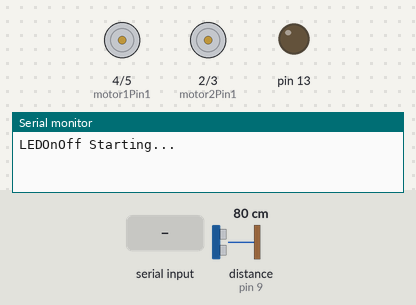
A sketch run on a simulated Arduino Uno, built with avr-gcc and run on an emulated ATmega328P. Shown: motor-driver pin pairs drawn as motors (green arrow = first pin HIGH = forward, orange = second pin HIGH = backward, longer = more drive, scaled by the enable pin), output pins drawn as LEDs (lit = HIGH), the last lines printed to the serial monitor. The test bench sets the inputs (shaded band); at power-on: distance to the obstacle (sensor on pin 9) 80 cm. The echo pulse lasts 58.3 µs per cm; pins used as bus, display or sensor lines are not drawn.

Above: at 1.2 s.
1.3 s: "4" received over the second serial link
At 2.1 s:
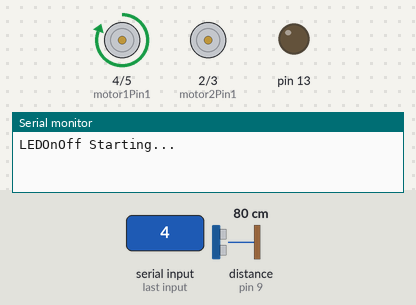
4.3 s: "1" received over the second serial link
At 6.1 s:
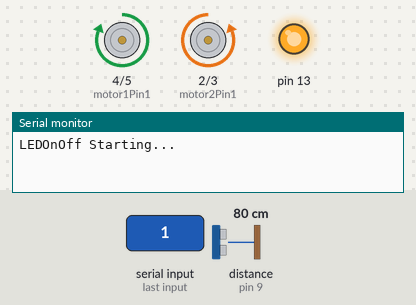
7.3 s: "6" received over the second serial link
At 9.4 s:
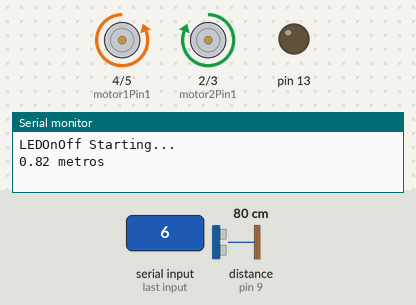
9.8 s: distance to the obstacle (sensor on pin 9) set to 22 cm
11.5 s: distance to the obstacle (sensor on pin 9) set to 18 cm
At 12.8 s:
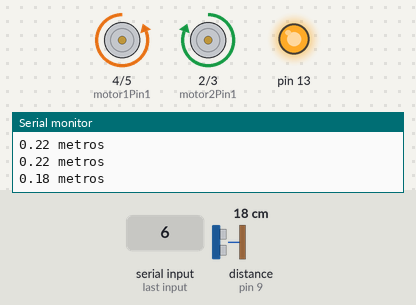
13.8 s: "2" received over the second serial link
At 16.6 s:
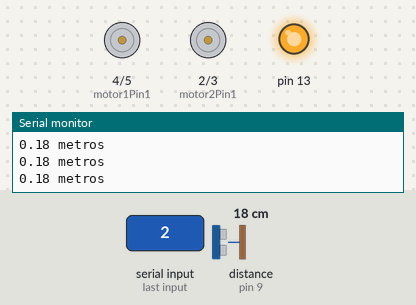
Timing chart, 0 to 17.8 s (numbered marks = the images above; inputs shaded):
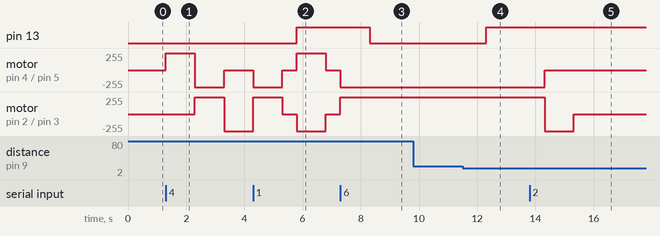

The sketch:

sketch_IfRobo1.ino
```cpp
#include <SoftwareSerial.h>
#include <Servo.h>
Servo motor;
SoftwareSerial mySerial(0, 1);

int motor1Pin1 = 4; // pin 2 on L293D IC
int motor1Pin2 = 5; // pin 7 on L293D IC
int enable1Pin = 12; // pin 1 on L293D IC
int motor2Pin1 = 2; // pin 10 on L293D IC
int motor2Pin2 = 3; // pin 15 on L293D IC
int enable2Pin = 11; // pin 9 on L293D IC
int dataFromBT;
 //-----------------------------------
//Sensor ULTRASONICO
const int echoPin = 9;
const int trigPin = 8;
const double distancia_ob = 0.20;
//-----------------------------------

void setup() {
  Serial.begin(57600);
  Serial.println("LEDOnOff Starting...");

    pinMode(motor1Pin1, OUTPUT);
    pinMode(motor1Pin2, OUTPUT);
    pinMode(enable1Pin, OUTPUT);
    pinMode(motor2Pin1, OUTPUT);
    pinMode(motor2Pin2, OUTPUT);
    pinMode(enable2Pin, OUTPUT);
  // The data rate for the SoftwareSerial port needs to
  // match the data rate for your bluetooth board.
    digitalWrite(enable1Pin, HIGH);
    digitalWrite(enable2Pin, HIGH);
    //SENSOR ULTRASÔNICO
  pinMode(echoPin, INPUT);
  pinMode(trigPin, OUTPUT);
  //-----------------------------------

  pinMode(13, OUTPUT);

  mySerial.begin(115200);
  // motor.attach(12);
}

//Devolve a distância em metros do objeto
double disparaUltraSonico(){
  float tempo, dist;
  //seta o pino 12 com um pulso baixo "LOW" ou desligado ou ainda 0
  digitalWrite(trigPin, LOW);
  // delay de 2 microssegundos
  delayMicroseconds(2);
  //seta o pino 12 com pulso alto "HIGH" ou ligado ou ainda 1
  digitalWrite(trigPin, HIGH);
  delayMicroseconds(10);
  //seta o pino 12 com pulso baixo novamente
  digitalWrite(trigPin, LOW);
  tempo = pulseIn(echoPin, HIGH);
  pulseIn(echoPin, LOW);
  dist = ((tempo * 350)/1000000)/2;
  Serial.print(dist);
  Serial.print(" metros");
  Serial.println();
  return dist;
}

void para_motor()
{
  digitalWrite(motor1Pin1, LOW);
  digitalWrite(motor1Pin2, LOW);
  digitalWrite(motor2Pin1, LOW);
  digitalWrite(motor2Pin2, LOW);
  delay(500);
}

void frente()
{
  digitalWrite(motor1Pin1, LOW);
  digitalWrite(motor1Pin2, HIGH);
  digitalWrite(motor2Pin1, HIGH);
  digitalWrite(motor2Pin2, LOW);
  delay(1000);
}
void right()
{
  digitalWrite(motor1Pin1, LOW);
  digitalWrite(motor1Pin2, LOW);
  digitalWrite(motor2Pin1, LOW);
  digitalWrite(motor2Pin2, HIGH);
  delay(1000);
}
void left()
{
  digitalWrite(motor1Pin1, HIGH);
  digitalWrite(motor1Pin2, LOW);
  digitalWrite(motor2Pin1, LOW);
  digitalWrite(motor2Pin2, LOW);
  delay(1000);
}
void tras()
{
  digitalWrite(motor1Pin1, HIGH);
  digitalWrite(motor1Pin2, LOW);
  digitalWrite(motor2Pin1, LOW);
  digitalWrite(motor2Pin2, HIGH);
  delay(1000);
}

void loop() {
  if (mySerial.available())
    dataFromBT = mySerial.read();

  if (dataFromBT == '0') {
    // Turn on LEFD
    //motor.write(16);
    digitalWrite(13, LOW);
    frente();
    para_motor();
  }
  if (dataFromBT == '1') {
    // Turn off LED
    //motor.write(160);
    digitalWrite(13, HIGH);
    tras();
    para_motor();
  }
  if (dataFromBT == '2') {
    // Turn off LED
    //motor.write(160);
    right();
    para_motor();
  }
  if (dataFromBT == '3') {
    // Turn off LED
    //motor.write(160);
    left();
    para_motor();
  }
  if (dataFromBT == '4') {
    // Turn off LED
    //motor.write(160);
    left();
    frente();
    right();
    frente();
    para_motor();
  }
  if (dataFromBT == '5') {
    // Turn off LED
    //motor.write(160);
    right();
    frente();
    left();
    frente();
    para_motor();
  }
  if (dataFromBT == '6') {
    // Turn off LED
    //motor.write(160);
    while(true){
    frente();
    digitalWrite(13, LOW);
    if(disparaUltraSonico()<0.2) {
    digitalWrite(13, HIGH);
    return;
    }
    }
  }
  dataFromBT=-1;
}
```

Measured:
- the behaviour switches between 20 and 19 cm on distance to the obstacle (sensor on pin 9) (found by bisection; images 3 and 4)
- after the input at 1.3 s, motor on pin 4 (motor1Pin1) / pin 5 (motor1Pin2): stopped → forward 255/255 at once, → backward 255/255 1.0 s later, → stopped 1.0 s later; motor on pin 2 (motor2Pin1) / pin 3 (motor2Pin2): stopped → forward 255/255 after 1.0 s, → backward 255/255 1.0 s later
- after the input at 4.3 s, pin 13: LOW → HIGH after 1.5 s
- after the input at 7.3 s, pin 13: HIGH → LOW after 1.0 s; motor on pin 4 (motor1Pin1) / pin 5 (motor1Pin2): stopped → backward 255/255 at once; motor on pin 2 (motor2Pin1) / pin 3 (motor2Pin2): stopped → forward 255/255 at once
- after the input at 11.5 s, pin 13: LOW → HIGH after 0.82 s
- after the input at 13.8 s, motor on pin 4 (motor1Pin1) / pin 5 (motor1Pin2): backward 255/255 → stopped after 0.52 s; motor on pin 2 (motor2Pin1) / pin 3 (motor2Pin2): forward 255/255 → backward 255/255 after 0.52 s, → stopped 1.0 s later
